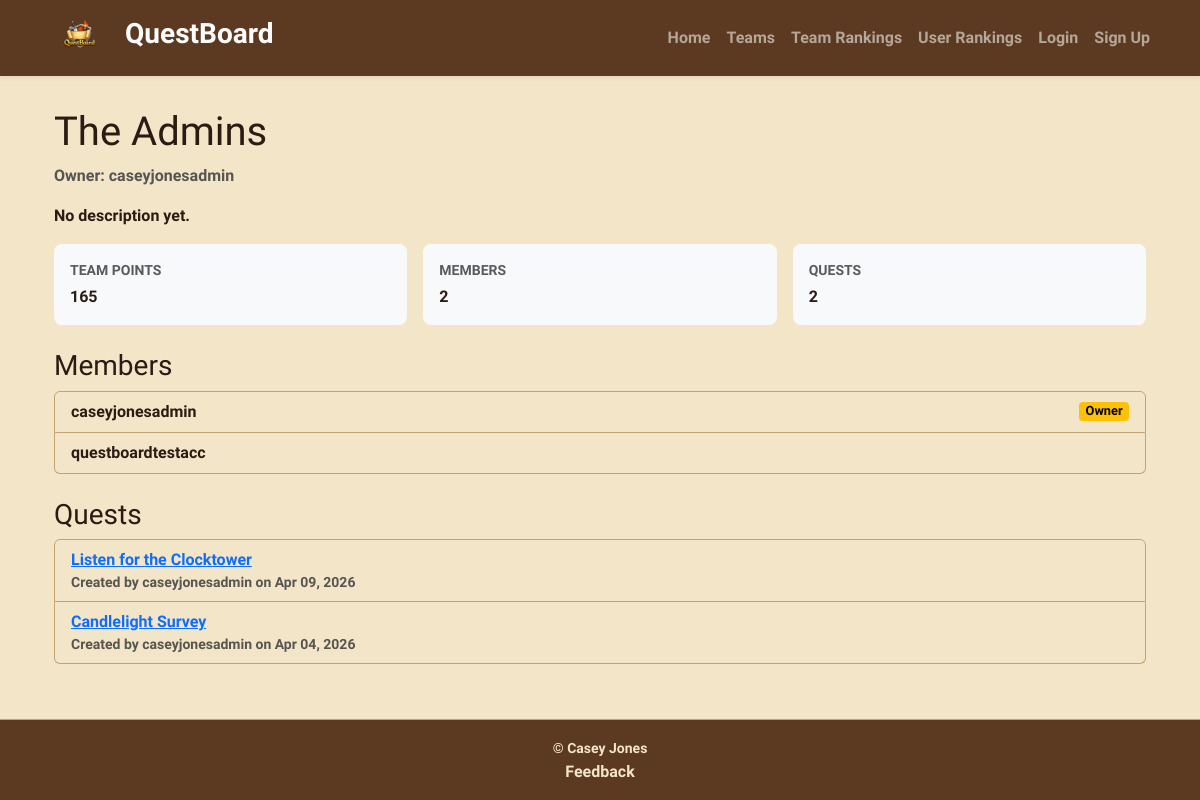
The page /teams/1/ on the database as committed earlier.
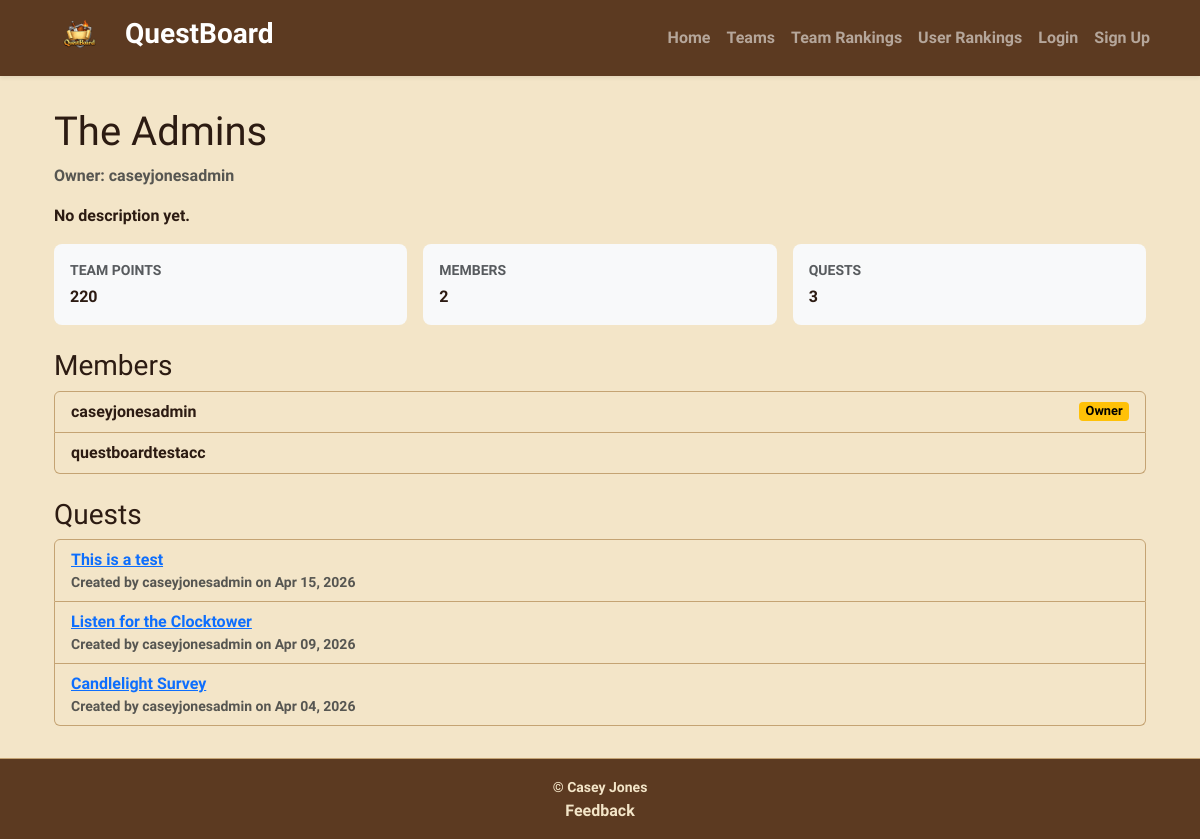
The same page on the database as committed later.
### QuestBoardApp/models.py (models this page shows, shortened)
class Team(models.Model):
    name = models.CharField(max_length=80)
    owner = models.ForeignKey(User, on_delete=models.CASCADE)
    description = models.TextField(blank=True)
    created_at = models.DateTimeField(auto_now_add=True)
    members = models.ManyToManyField(
        User, through="TeamMembership", related_name="teams")
    points = models.PositiveIntegerField(default=0)

class TeamMembership(models.Model):
    team = models.ForeignKey(Team, on_delete=models.CASCADE)
    user = models.OneToOneField(User, on_delete=models.CASCADE)
    joined_at = models.DateTimeField(auto_now_add=True)
    class Meta:
        constraints = [
            models.UniqueConstraint(fields=["team", "user"], name="unique_team_membership")
        ]

class Quest(models.Model):
    creator = models.ForeignKey(
        User, on_delete=models.CASCADE, related_name="quests_created")
    parent = models.ForeignKey(
        "self",
        on_delete=models.SET_NULL,
        null=True,
        blank=True,
        related_name="remixes"
    )
    title = models.CharField(max_length=120)
    description = models.TextField()
    image = models.ImageField(
        upload_to="quest_images/", blank=True, null=False)
    created_at = models.DateTimeField(auto_now_add=True)
    tags = models.ManyToManyField(Tag, blank=True, related_name="quests")

### QuestBoardApp/views.py (the view)
# urls.py: path("teams/<int:pk>/", views.TeamDetailView.as_view(), name="team_detail"),
class TeamDetailView(DetailView):
    model = Team
    template_name = "QuestBoardApp/team_detail.html"
    context_object_name = "team"
    def get_context_data(self, **kwargs):
        context = super().get_context_data(**kwargs)
        user = self.request.user
        team = self.object
        quests = Quest.objects.filter(creator=team.owner).order_by("-created_at")
        context["quests"] = quests.select_related(
            "creator").order_by("-created_at")
        context["memberships"] = team.teammembership_set.select_related(
            "user").order_by("joined_at")
        context["is_member"] = user.is_authenticated and team.members.filter(
            pk=user.pk).exists()
        context["is_owner"] = user.is_authenticated and team.owner_id == user.id
        current_membership = None
        if user.is_authenticated:
            current_membership = TeamMembership.objects.filter(
                user=user).select_related("team").first()
        context["current_membership"] = current_membership
        return context

### QuestBoardApp/templates/QuestBoardApp/team_detail.html (shortened to what this page needs)
{% extends 'base.html' %}
{% block content %}
  <div class="container py-4">
    <h1>{{ team.name }}</h1>
    <p class="text-muted">Owner: {{ team.owner.username }}</p>
    <p>{{ team.description|default:'No description yet.' }}</p>
    <div class="row row-cols-1 row-cols-md-3 g-3 mb-4">
      <div class="col">
        <div class="bg-light rounded-3 p-3 h-100">
          <p class="mb-1 text-uppercase text-muted small">Team Points</p>
          <p class="mb-0 fw-semibold">{{ team.points }}</p>
        </div>
      </div>
      <div class="col">
        <div class="bg-light rounded-3 p-3 h-100">
          <p class="mb-1 text-uppercase text-muted small">Members</p>
          <p class="mb-0 fw-semibold">{{ memberships|length }}</p>
        </div>
      </div>
      <div class="col">
        <div class="bg-light rounded-3 p-3 h-100">
          <p class="mb-1 text-uppercase text-muted small">Quests</p>
          <p class="mb-0 fw-semibold">{{ quests|length }}</p>
        </div>
      </div>
    </div>
    <h3 class="mt-4">Members</h3>
    {% if memberships %}
      <ul class="list-group">
        {% for membership in memberships %}
          <li class="list-group-item d-flex justify-content-between align-items-center">
            <span>{{ membership.user.username }}</span>
            {% if membership.user_id == team.owner_id %}
              <span class="badge text-bg-warning">Owner</span>
            {% endif %}
          </li>
        {% endfor %}
      </ul>
    {% else %}
      <p>No members yet.</p>
    {% endif %}
    <h3 class="mt-4">Quests</h3>
    {% if quests %}
      <ul class="list-group">
        {% for quest in quests %}
          <li class="list-group-item">
            <a href="{% url 'quest_detail' quest.pk %}">{{ quest.title }}</a>
            <div class="small text-muted">Created by {{ quest.creator.username }} on {{ quest.created_at|date:'M d, Y' }}</div>
          </li>
        {% endfor %}
      </ul>
    {% else %}
      <p>No quests yet.</p>
    {% endif %}
  </div>
{% endblock %}

Rows that differ between the two databases and show on the page:
changed Team "The Admins": points "165" → "220"
added Quest: title "This is a test", creator.username "caseyjonesadmin", created_at "Apr 15, 2026"
Other text that changed with them:
{{ quests|length }}: "2" → "3"
